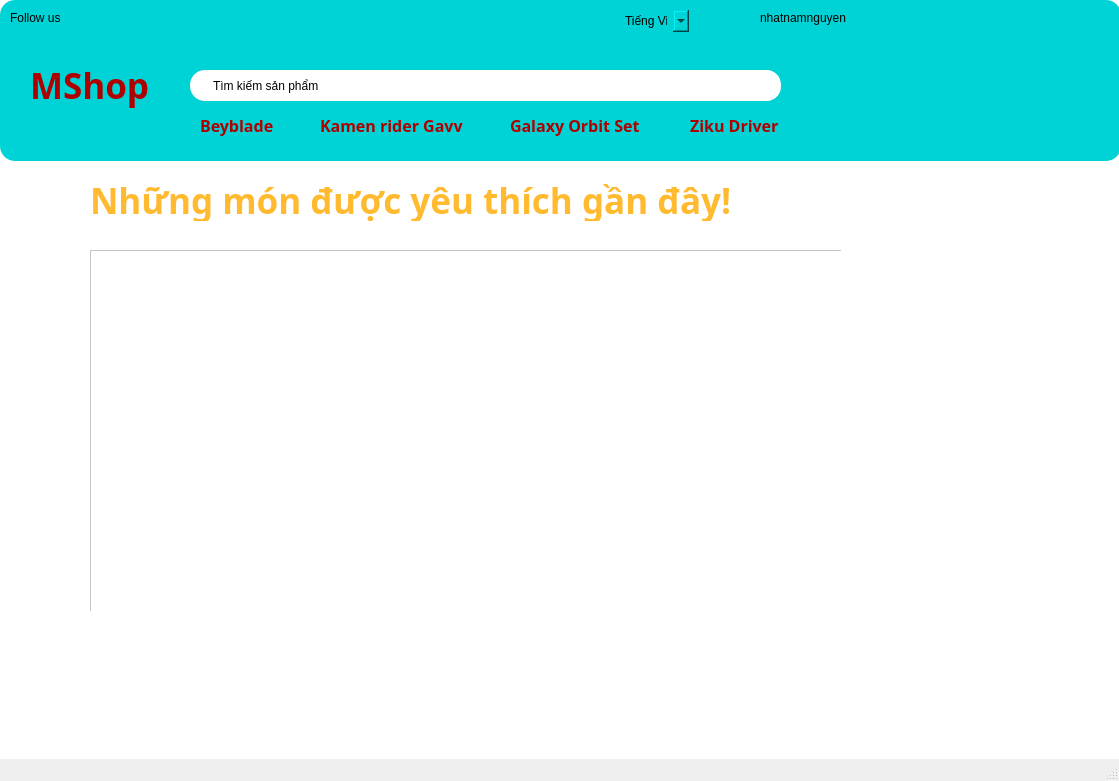
<?xml version="1.0" encoding="UTF-8"?>
<ui version="4.0">
 <class>MainWindow</class>
 <widget class="QMainWindow" name="MainWindow">
  <property name="geometry">
   <rect>
    <x>0</x>
    <y>0</y>
    <width>1119</width>
    <height>781</height>
   </rect>
  </property>
  <property name="windowTitle">
   <string>MainWindow</string>
  </property>
  <widget class="QWidget" name="centralwidget">
   <widget class="QWidget" name="widget" native="true">
    <property name="geometry">
     <rect>
      <x>-200</x>
      <y>0</y>
      <width>1901</width>
      <height>1131</height>
     </rect>
    </property>
    <property name="styleSheet">
     <string notr="true">background-color:rgb(255, 255, 255)</string>
    </property>
    <widget class="QWidget" name="widget_3" native="true">
     <property name="geometry">
      <rect>
       <x>200</x>
       <y>0</y>
       <width>1121</width>
       <height>161</height>
      </rect>
     </property>
     <property name="styleSheet">
      <string notr="true">;background-color:rgb(0, 211, 214);
border-radius:15px</string>
     </property>
     <widget class="QLabel" name="mshop">
      <property name="geometry">
       <rect>
        <x>30</x>
        <y>40</y>
        <width>151</width>
        <height>91</height>
       </rect>
      </property>
      <property name="font">
       <font>
        <family>Poppins SemiBold</family>
        <pointsize>26</pointsize>
        <weight>75</weight>
        <bold>true</bold>
       </font>
      </property>
      <property name="styleSheet">
       <string notr="true">background-color:rgb(0, 211, 214);

color:rgb(175, 0, 0)</string>
      </property>
      <property name="text">
       <string>MShop</string>
      </property>
     </widget>
     <widget class="QLabel" name="follow">
      <property name="geometry">
       <rect>
        <x>10</x>
        <y>10</y>
        <width>171</width>
        <height>16</height>
       </rect>
      </property>
      <property name="text">
       <string>Follow us</string>
      </property>
     </widget>
     <widget class="QLabel" name="instargram">
      <property name="geometry">
       <rect>
        <x>60</x>
        <y>10</y>
        <width>31</width>
        <height>31</height>
       </rect>
      </property>
      <property name="text">
       <string/>
      </property>
      <property name="pixmap">
       <pixmap>D:/Instagram-icon-Social-media-emoticons-social-media-Software_482602_wh860-removebg-preview.png</pixmap>
      </property>
      <property name="scaledContents">
       <bool>true</bool>
      </property>
     </widget>
     <widget class="QLabel" name="search">
      <property name="geometry">
       <rect>
        <x>190</x>
        <y>70</y>
        <width>591</width>
        <height>31</height>
       </rect>
      </property>
      <property name="styleSheet">
       <string notr="true">background-color:rgb(255, 255, 255);
padding-left:20px</string>
      </property>
      <property name="text">
       <string>Tìm kiếm sản phẩm</string>
      </property>
     </widget>
     <widget class="QLabel" name="beyblade">
      <property name="geometry">
       <rect>
        <x>200</x>
        <y>110</y>
        <width>131</width>
        <height>31</height>
       </rect>
      </property>
      <property name="font">
       <font>
        <family>Poppins SemiBold</family>
        <pointsize>12</pointsize>
        <weight>75</weight>
        <bold>true</bold>
       </font>
      </property>
      <property name="styleSheet">
       <string notr="true">background-color:rgb(0, 211, 214);

color:rgb(175, 0, 0)</string>
      </property>
      <property name="text">
       <string>Beyblade</string>
      </property>
     </widget>
     <widget class="QLabel" name="krgavv">
      <property name="geometry">
       <rect>
        <x>320</x>
        <y>110</y>
        <width>181</width>
        <height>31</height>
       </rect>
      </property>
      <property name="font">
       <font>
        <family>Poppins SemiBold</family>
        <pointsize>12</pointsize>
        <weight>75</weight>
        <bold>true</bold>
       </font>
      </property>
      <property name="styleSheet">
       <string notr="true">background-color:rgb(0, 211, 214);

color:rgb(175, 0, 0)</string>
      </property>
      <property name="text">
       <string>Kamen rider Gavv</string>
      </property>
     </widget>
     <widget class="QLabel" name="galaxyos">
      <property name="geometry">
       <rect>
        <x>510</x>
        <y>110</y>
        <width>181</width>
        <height>31</height>
       </rect>
      </property>
      <property name="font">
       <font>
        <family>Poppins SemiBold</family>
        <pointsize>12</pointsize>
        <weight>75</weight>
        <bold>true</bold>
       </font>
      </property>
      <property name="styleSheet">
       <string notr="true">background-color:rgb(0, 211, 214);

color:rgb(175, 0, 0)</string>
      </property>
      <property name="text">
       <string>Galaxy Orbit Set</string>
      </property>
     </widget>
     <widget class="QLabel" name="zikudr">
      <property name="geometry">
       <rect>
        <x>690</x>
        <y>110</y>
        <width>181</width>
        <height>31</height>
       </rect>
      </property>
      <property name="font">
       <font>
        <family>Poppins SemiBold</family>
        <pointsize>12</pointsize>
        <weight>75</weight>
        <bold>true</bold>
       </font>
      </property>
      <property name="styleSheet">
       <string notr="true">background-color:rgb(0, 211, 214);

color:rgb(175, 0, 0)</string>
      </property>
      <property name="text">
       <string>Ziku Driver</string>
      </property>
     </widget>
     <widget class="QLabel" name="facebook">
      <property name="geometry">
       <rect>
        <x>100</x>
        <y>10</y>
        <width>31</width>
        <height>31</height>
       </rect>
      </property>
      <property name="text">
       <string/>
      </property>
      <property name="pixmap">
       <pixmap>../../Facebook_icon_2013.svg.png</pixmap>
      </property>
      <property name="scaledContents">
       <bool>true</bool>
      </property>
     </widget>
     <widget class="QComboBox" name="englishorvietnamese">
      <property name="geometry">
       <rect>
        <x>620</x>
        <y>10</y>
        <width>69</width>
        <height>22</height>
       </rect>
      </property>
      <item>
       <property name="text">
        <string>Tiếng Việt</string>
       </property>
      </item>
      <item>
       <property name="text">
        <string>English</string>
       </property>
      </item>
     </widget>
     <widget class="QLabel" name="avatar">
      <property name="geometry">
       <rect>
        <x>690</x>
        <y>0</y>
        <width>61</width>
        <height>61</height>
       </rect>
      </property>
      <property name="text">
       <string/>
      </property>
      <property name="pixmap">
       <pixmap>D:/pngtree-cartoon-color-simple-male-avatar-png-image_1934459-removebg-preview.png</pixmap>
      </property>
      <property name="scaledContents">
       <bool>true</bool>
      </property>
     </widget>
     <widget class="QLabel" name="name">
      <property name="geometry">
       <rect>
        <x>760</x>
        <y>10</y>
        <width>171</width>
        <height>16</height>
       </rect>
      </property>
      <property name="text">
       <string>nhatnamnguyen</string>
      </property>
     </widget>
     <widget class="QLabel" name="cart">
      <property name="geometry">
       <rect>
        <x>780</x>
        <y>60</y>
        <width>41</width>
        <height>41</height>
       </rect>
      </property>
      <property name="text">
       <string/>
      </property>
      <property name="pixmap">
       <pixmap>D:/pngtree-shopping-cart-convenient-icon-image_1287807-removebg-preview.png</pixmap>
      </property>
      <property name="scaledContents">
       <bool>true</bool>
      </property>
     </widget>
     <widget class="QLabel" name="searchicon">
      <property name="geometry">
       <rect>
        <x>750</x>
        <y>70</y>
        <width>31</width>
        <height>31</height>
       </rect>
      </property>
      <property name="styleSheet">
       <string notr="true">background-color: rgb(255, 255, 255);</string>
      </property>
      <property name="text">
       <string/>
      </property>
      <property name="pixmap">
       <pixmap>D:/pngtree-vector-search-icon-png-image_320926-removebg-preview.png</pixmap>
      </property>
      <property name="scaledContents">
       <bool>true</bool>
      </property>
     </widget>
    </widget>
    <widget class="QStackedWidget" name="stackedWidget">
     <property name="geometry">
      <rect>
       <x>290</x>
       <y>250</y>
       <width>751</width>
       <height>361</height>
      </rect>
     </property>
     <property name="styleSheet">
      <string notr="true"/>
     </property>
     <property name="currentIndex">
      <number>3</number>
     </property>
     <widget class="QWidget" name="page">
      <widget class="QScrollArea" name="scrollArea_2">
       <property name="geometry">
        <rect>
         <x>0</x>
         <y>0</y>
         <width>751</width>
         <height>361</height>
        </rect>
       </property>
       <property name="widgetResizable">
        <bool>true</bool>
       </property>
       <widget class="QWidget" name="scrollAreaWidgetContents_2">
        <property name="geometry">
         <rect>
          <x>0</x>
          <y>0</y>
          <width>749</width>
          <height>359</height>
         </rect>
        </property>
        <widget class="QLabel" name="bxcx">
         <property name="geometry">
          <rect>
           <x>0</x>
           <y>0</y>
           <width>221</width>
           <height>41</height>
          </rect>
         </property>
         <property name="font">
          <font>
           <pointsize>26</pointsize>
          </font>
         </property>
         <property name="text">
          <string>KR Gavv</string>
         </property>
        </widget>
       </widget>
      </widget>
     </widget>
     <widget class="QWidget" name="page_3">
      <widget class="QScrollArea" name="scrollArea_3">
       <property name="geometry">
        <rect>
         <x>0</x>
         <y>0</y>
         <width>751</width>
         <height>361</height>
        </rect>
       </property>
       <property name="widgetResizable">
        <bool>true</bool>
       </property>
       <widget class="QWidget" name="scrollAreaWidgetContents_3">
        <property name="geometry">
         <rect>
          <x>0</x>
          <y>0</y>
          <width>749</width>
          <height>359</height>
         </rect>
        </property>
        <widget class="QLabel" name="boost">
         <property name="geometry">
          <rect>
           <x>0</x>
           <y>0</y>
           <width>281</width>
           <height>41</height>
          </rect>
         </property>
         <property name="font">
          <font>
           <pointsize>26</pointsize>
          </font>
         </property>
         <property name="text">
          <string>BeyBlade Burst</string>
         </property>
        </widget>
       </widget>
      </widget>
     </widget>
     <widget class="QWidget" name="page_11">
      <widget class="QScrollArea" name="scrollArea">
       <property name="geometry">
        <rect>
         <x>0</x>
         <y>0</y>
         <width>751</width>
         <height>361</height>
        </rect>
       </property>
       <property name="widgetResizable">
        <bool>true</bool>
       </property>
       <widget class="QWidget" name="scrollAreaWidgetContents">
        <property name="geometry">
         <rect>
          <x>0</x>
          <y>0</y>
          <width>749</width>
          <height>359</height>
         </rect>
        </property>
        <widget class="QLabel" name="dranbuss">
         <property name="geometry">
          <rect>
           <x>0</x>
           <y>0</y>
           <width>291</width>
           <height>41</height>
          </rect>
         </property>
         <property name="font">
          <font>
           <pointsize>26</pointsize>
          </font>
         </property>
         <property name="text">
          <string>BeyBlade X</string>
         </property>
        </widget>
       </widget>
      </widget>
     </widget>
     <widget class="QWidget" name="page_2">
      <widget class="QScrollArea" name="scrollArea_4">
       <property name="geometry">
        <rect>
         <x>0</x>
         <y>0</y>
         <width>951</width>
         <height>431</height>
        </rect>
       </property>
       <property name="widgetResizable">
        <bool>true</bool>
       </property>
       <widget class="QWidget" name="scrollAreaWidgetContents_4">
        <property name="geometry">
         <rect>
          <x>0</x>
          <y>0</y>
          <width>949</width>
          <height>429</height>
         </rect>
        </property>
       </widget>
      </widget>
     </widget>
    </widget>
    <widget class="QLabel" name="bxcx_5">
     <property name="geometry">
      <rect>
       <x>290</x>
       <y>180</y>
       <width>721</width>
       <height>41</height>
      </rect>
     </property>
     <property name="font">
      <font>
       <family>RexliaW00-Heavy</family>
       <pointsize>26</pointsize>
       <weight>75</weight>
       <bold>true</bold>
      </font>
     </property>
     <property name="styleSheet">
      <string notr="true">color: rgb(255, 186, 47);</string>
     </property>
     <property name="text">
      <string>Những món được yêu thích gần đây!</string>
     </property>
     <property name="textFormat">
      <enum>Qt::PlainText</enum>
     </property>
    </widget>
   </widget>
  </widget>
  <widget class="QMenuBar" name="menubar">
   <property name="geometry">
    <rect>
     <x>0</x>
     <y>0</y>
     <width>1119</width>
     <height>26</height>
    </rect>
   </property>
  </widget>
  <widget class="QStatusBar" name="statusbar"/>
 </widget>
 <resources/>
 <connections/>
</ui>
